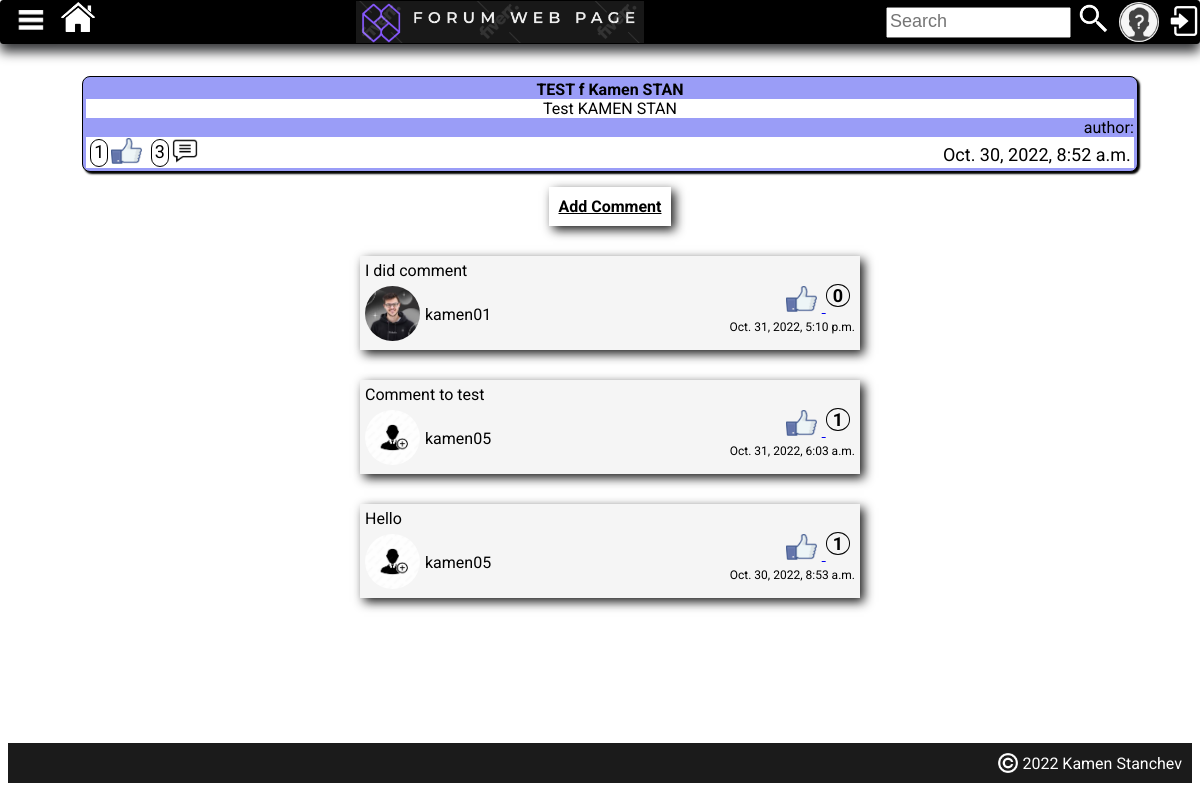
The app's page /article-details/13/ with its own data.
### forum_project/main_app/models.py (models this page shows, shortened)
class PostArticle(models.Model):
    title = models.CharField(max_length=30, unique=True)
    content = models.TextField()
    date_created = models.DateTimeField(auto_now_add=True)
    topic = models.CharField(max_length=30, choices=topics_choices(), default='NO TOPIC')
    user = models.ForeignKey(User, on_delete=models.CASCADE)
    users_which_liked_article = models.ManyToManyField(
        User,
        related_name='user_lied_article',
        blank=True,
    )
    @property
    def likes(self):
        result = len(self.users_which_liked_article.all())
        return result
    @property
    def comments(self):
        result = self.articlecomment_set.all()
        return result

class ArticleComment(models.Model):
    user = models.ForeignKey(User, on_delete=models.CASCADE)
    post_article = models.ForeignKey(PostArticle, on_delete=models.CASCADE)
    content = models.TextField(max_length=300)
    data_created = models.DateTimeField(auto_now_add=True)
    users_which_liked_comment = models.ManyToManyField(
        User,
        related_name='user_lied_comment',
        blank=True,
    )
    @property
    def likes(self):
        result = len(self.users_which_liked_comment.all())
        return result

class Profile(models.Model):
    user = models.OneToOneField(User, on_delete=models.CASCADE)
    first_name = models.CharField(max_length=30, null=True, blank=True)
    last_name = models.CharField(max_length=30, null=True, blank=True)
    city = models.CharField(max_length=30)
    profession = models.CharField(max_length=30)
    profile_img = models.ImageField(upload_to='images/', default='images/add_profile_image.jpg')

### forum_project/main_app/views.py (the view)
# urls.py: path('article-details/<int:pk>/', views.ArticleDetails.as_view(), name='article-details'),
class ArticleDetails(DetailView):
    model = PostArticle
    template_name = 'article-detail.html'
    context_object_name = "article"
    def get_context_data(self, *args, **kwargs):
        current_article = PostArticle.objects.get(id=self.kwargs['pk'])
        comments = reversed(current_article.articlecomment_set.all())
        context = super(ArticleDetails, self).get_context_data(*args, **kwargs)
        context['comments'] = comments
        return context

### forum_project/main_app/templates/article-detail.html (shortened to what this page needs)
{% extends 'base.html' %}
{% load static %}
{% block page_content %}
    <div class="main-container">
        <div class="central-container" style="border: none; box-shadow: none; background-color: white; padding-bottom: 100px">
            <div class="container-items">
                <p class="topic-title">
                    {{ article.title }}
                </p>
                <p class="topic-content">
                    {{ article.content }}
                </p>
                <p class="topic-author">
                    author: {{ article.user.first_name }} {{ article.user.last_name }}
                </p>
                <div class="status-topic">
                    <div class="status-data-left">{{ article.likes }}</div>
                        <a href="{% url 'likes' article.id %}"><img class="like-button" src="{% static 'icons/like.png' %}"></a>
                    <div class="status-data-left">{{ article.comments|length }}</div>
                        <a href="{% url 'create-comment' article.id %}"><img class="like-button" src="{% static 'icons/comment-black.png' %}"></a>
                    <div class="status-data-right">{{ article.date_created }}</div>
                </div>
            </div>
            <a href="{% url 'create-comment' article.pk %}"
                    class="add_comment-and-delete-and-edit-button">
                Add Comment</a>
            {% for comment in comments %}
                <div class="container-comment">
                    <div class="comment-content">
                        {{ comment.content }}
                    </div>
                    <div class="comment-details">
                        <div class="comment-details-left">
                            <div >
                                <img class="comment-user-img" src="{{ comment.user.profile.profile_img.url }}">
                            </div>
                            <div class="comment-user-name">
                                {{ comment.user.username }}
                            </div>
                        </div>
                        <div class="comment-details-right">
                            <div class="comment-likes-details">
                                <a href="{% url 'like_comment' comment.id %}">
                                    <img class="like-button" src="{% static 'icons/like.png' %}">
                                </a>
                                <span class="comment-likes-count">{{ comment.likes }}</span>
                            </div>
                            <div>
                                <span class="comment-data-created">{{ comment.data_created }}</span>
                            </div>
                        </div>
                    </div>
                </div>
            {% endfor %}
        </div>
    </div>
{% endblock %}

### static/css/main.css (style rules this page uses)
body { padding-top: 5px; font-family: 'Roboto', sans-serif; }
p { margin: 0; }

### static/css/container.css (style rules this page uses)
.main-container { display: flex; flex-direction: row; min-height: 80%; padding-top: 10px; padding-bottom: 20px; margin-top: 45px; }
.central-container { display: flex; overflow-y: scroll; flex-direction: column; background-color: whitesmoke; flex: 3; margin-left: 20px; max-height: 700px; box-shadow: black 2px 2px 15px; }
.container-items { width: 90%; border-radius: 8px; background-color: #9A9DF7; color: black; margin-left: auto; margin-right: auto; margin-top: 8px; padding: 3px; border: 1px solid; box-shadow: 2px 2px 2px; text-align: center; }
.topic-title { font-weight: bold; }
.topic-content { font-size: 16px; color: black; background-color: white; }
.topic-author { text-align: right; margin: 0; padding: 0; }
.status-topic { display: flex; flex-direction: row; font-size: 18px; color: black; background-color: white; }
.status-data-left { margin-top: 2px; margin-bottom: 1px; margin-left: 4px; padding: 1px 3px; border-radius: 12px; color: black; border: black 1px solid; }
.like-button { height: 26px; margin-right: 5px; margin-left: 3px; margin-top: 1px; }
.status-data-right { margin-top: 7px; margin-right: 3px; flex: 1; text-align: right; }

### forum_project/main_app/templates/article-detail.html (style rules this page uses)
.container-comment { box-shadow: #1b1b1b 4px 4px 10px; background-color: whitesmoke; align-self: center; width: 500px; margin: 15px; }
.comment-content { margin: 5px; }
.comment-details { display: flex; justify-content: space-between; height: 60px; margin: 5px; }
.comment-details-left { display: flex; flex-direction: row; height: 59px; }
.comment-user-img { height: 55px; width: 55px; object-fit: cover; border-radius: 50%; margin: 2% 0 3% 0; }
.comment-user-name { margin: auto 5px; }
.comment-details-right { display: flex; flex-direction: column; }
.comment-likes-details { padding-right: 5px; align-self: end; }
.comment-likes-count { color: black; font-weight: bold; font-size: 18px; vertical-align: top; padding: 0 6px 0 6px; border: black 1px solid; border-radius: 50%; }
.comment-data-created { font-size: 12px; }
.add_comment-and-delete-and-edit-button { margin: 15px; padding: 10px; font-weight: bold; align-self: center; background-color: white; color: black; text-align: center; box-shadow: #1b1b1b 4px 4px 10px; }

### records on screen
PostArticle: title "TEST f Kamen STAN", content "Test KAMEN STAN", likes "1", comments|length "3", date_created "Oct. 30, 2022, 8:52 a.m."
ArticleComment: content "I did comment", user.profile.profile_img (picture), user.username "kamen01", likes "0", data_created "Oct. 31, 2022, 5:10 p.m."
ArticleComment: content "Comment to test", user.profile.profile_img (picture), user.username "kamen05", likes "1", data_created "Oct. 31, 2022, 6:03 a.m."
ArticleComment: content "Hello", user.profile.profile_img (picture), user.username "kamen05", likes "1", data_created "Oct. 30, 2022, 8:53 a.m."
